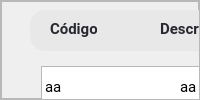
                  <widget class="QFrame" name="bottom_mov_2">
                   <property name="frameShape">
                    <enum>QFrame::StyledPanel</enum>
                   </property>
                   <property name="frameShadow">
                    <enum>QFrame::Raised</enum>
                   </property>
                   <layout class="QVBoxLayout" name="verticalLayout_32">
                    <property name="spacing">
                     <number>0</number>
                    </property>
                    <property name="leftMargin">
                     <number>0</number>
                    </property>
                    <property name="topMargin">
                     <number>0</number>
                    </property>
                    <property name="rightMargin">
                     <number>0</number>
                    </property>
                    <property name="bottomMargin">
                     <number>0</number>
                    </property>
                    <item>
                     <widget class="QFrame" name="frame_22">
                      <property name="frameShape">
                       <enum>QFrame::StyledPanel</enum>
                      </property>
                      <property name="frameShadow">
                       <enum>QFrame::Raised</enum>
                      </property>
                      <widget class="QTableWidget" name="tableWidget_movimientos_2">
                       <property name="geometry">
                        <rect>
                         <x>40</x>
                         <y>50</y>
                         <width>921</width>
                         <height>451</height>
                        </rect>
                       </property>
                       <property name="styleSheet">
                        <string notr="true">QTableWidget{
font-size: 11pt;
margin-top:15px;
color: #000;
font-family: Roboto;
text-align:center;
}
QHeaderView::section {
    background-color: #394353;
	border-radius: 11px;
	color:#fff;
    font-size: 9pt;
	font-family:Roboto;
    border-left: 1px solid #394353;

}

QHeaderView::section:horizontal
{
    border-top: 1px solid #394353;

}

QHeaderView::section:vertical
{

    border-left: 1px solid #394353;
}</string>
                       </property>
                       <property name="editTriggers">
                        <set>QAbstractItemView::NoEditTriggers</set>
                       </property>
                       <property name="showGrid">
                        <bool>false</bool>
                       </property>
                       <attribute name="horizontalHeaderVisible">
                        <bool>false</bool>
                       </attribute>
                       <attribute name="horizontalHeaderCascadingSectionResizes">
                        <bool>true</bool>
                       </attribute>
                       <attribute name="horizontalHeaderDefaultSectionSize">
                        <number>135</number>
                       </attribute>
                       <attribute name="horizontalHeaderShowSortIndicator" stdset="0">
                        <bool>true</bool>
                       </attribute>
                       <attribute name="horizontalHeaderStretchLastSection">
                        <bool>true</bool>
                       </attribute>
                       <attribute name="verticalHeaderVisible">
                        <bool>false</bool>
                       </attribute>
                       <attribute name="verticalHeaderDefaultSectionSize">
                        <number>41</number>
                       </attribute>
                       <row>
                        <property name="text">
                         <string>New Row</string>
                        </property>
                       </row>
                       <row>
                        <property name="text">
                         <string>New Row</string>
                        </property>
                       </row>
                       <row>
                        <property name="text">
                         <string>New Row</string>
                        </property>
                       </row>
                       <row>
                        <property name="text">
                         <string>New Row</string>
                        </property>
                       </row>
                       <row>
                        <property name="text">
                         <string>New Row</string>
                        </property>
                       </row>
                       <row>
                        <property name="text">
                         <string>New Row</string>
                        </property>
                       </row>
                       <row>
                        <property name="text">
                         <string>New Row</string>
                        </property>
                       </row>
                       <row>
                        <property name="text">
                         <string>New Row</string>
                        </property>
                       </row>
                       <row>
                        <property name="text">
                         <string>New Row</string>
                        </property>
                       </row>
                       <row>
                        <property name="text">
                         <string>New Row</string>
                        </property>
                       </row>
                       <row>
                        <property name="text">
                         <string>New Row</string>
                        </property>
                       </row>
                       <column>
                        <property name="text">
                         <string>New Column</string>
                        </property>
                       </column>
                       <column>
                        <property name="text">
                         <string>New Column</string>
                        </property>
                       </column>
                       <column>
                        <property name="text">
                         <string>New Column</string>
                        </property>
                       </column>
                       <column>
                        <property name="text">
                         <string>New Column</string>
                        </property>
                       </column>
                       <column>
                        <property name="text">
                         <string>New Column</string>
                        </property>
                       </column>
                       <column>
                        <property name="text">
                         <string>New Column</string>
                        </property>
                       </column>
                       <item row="0" column="0">
                        <property name="text">
                         <string>aa</string>
                        </property>
                       </item>
                       <item row="0" column="1">
                        <property name="text">
                         <string>aa</string>
                        </property>
                       </item>
                       <item row="0" column="2">
                        <property name="text">
                         <string>SZSAAS</string>
                        </property>
                       </item>
                       <item row="0" column="3">
                        <property name="text">
                         <string>SSAASS</string>
                        </property>
                       </item>
                       <item row="0" column="4">
                        <property name="text">
                         <string>aaaaa</string>
                        </property>
                       </item>
                       <item row="0" column="5">
                        <property name="text">
                         <string>aaaaaaa</string>
                        </property>
                       </item>
                       <item row="1" column="0">
                        <property name="text">
                         <string>aa</string>
                        </property>
                       </item>
                       <item row="1" column="1">
                        <property name="text">
                         <string>aa</string>
                        </property>
                       </item>
                       <item row="1" column="2">
                        <property name="text">
                         <string>a</string>
                        </property>
                       </item>
                       <item row="1" column="3">
                        <property name="text">
                         <string>a</string>
                        </property>
                       </item>
                       <item row="1" column="4">
                        <property name="text">
                         <string>a</string>
                        </property>
                       </item>
                       <item row="1" column="5">
                        <property name="text">
                         <string>s</string>
                        </property>
                       </item>
                       <item row="2" column="0">
                        <property name="text">
                         <string>aa</string>
                        </property>
                       </item>
                       <item row="2" column="1">
                        <property name="text">
                         <string>aa</string>
                        </property>
                       </item>
                       <item row="2" column="2">
                        <property name="text">
                         <string>r</string>
                        </property>
                       </item>
                       <item row="2" column="4">
                        <property name="text">
                         <string>f</string>
                        </property>
                       </item>
                       <item row="2" column="5">
                        <property name="text">
                         <string>we</string>
                        </property>
                       </item>
                       <item row="3" column="3">
                        <property name="text">
                         <string>fe</string>
                        </property>
                       </item>
                       <item row="3" column="4">
                        <property name="text">
                         <string>ffwee</string>
                        </property>
                       </item>
                       <item row="3" column="5">
                        <property name="text">
                         <string>r</string>
                        </property>
                       </item>
                       <item row="4" column="2">
                        <property name="text">
                         <string>dfd</string>
                        </property>
                       </item>
                       <item row="4" column="4">
                        <property name="text">
                         <string>wrer</string>
                        </property>
                       </item>
                       <item row="4" column="5">
                        <property name="text">
                         <string>we</string>
                        </property>
                       </item>
                       <item row="5" column="2">
                        <property name="text">
                         <string>AAAAAAAA</string>
                        </property>
                       </item>
                       <item row="5" column="3">
                        <property name="text">
                         <string>AAAAAAA</string>
                        </property>
                       </item>
                       <item row="5" column="4">
                        <property name="text">
                         <string>AAAAAA</string>
                        </property>
                       </item>
                       <item row="5" column="5">
                        <property name="text">
                         <string>AAAAAA</string>
                        </property>
                       </item>
                       <item row="6" column="2">
                        <property name="text">
                         <string>AAAAAAAAA</string>
                        </property>
                       </item>
                       <item row="6" column="3">
                        <property name="text">
                         <string>AAAAA</string>
                        </property>
                       </item>
                       <item row="6" column="4">
                        <property name="text">
                         <string>AAAAAAAAAA</string>
                        </property>
                       </item>
                       <item row="6" column="5">
                        <property name="text">
                         <string>AAAAAA</string>
                        </property>
                       </item>
                       <item row="7" column="2">
                        <property name="text">
                         <string>aaaaaaaaa</string>
                        </property>
                       </item>
                       <item row="7" column="3">
                        <property name="text">
                         <string>aaaaaaaaaaaa</string>
                        </property>
                       </item>
                       <item row="7" column="4">
                        <property name="text">
                         <string>aaaaaaaaaaaaa</string>
                        </property>
                       </item>
                       <item row="7" column="5">
                        <property name="text">
                         <string>aaaaaaaaaaa</string>
                        </property>
                       </item>
                       <item row="8" column="2">
                        <property name="text">
                         <string>aaaaaaaaaaa</string>
                        </property>
                       </item>
                       <item row="8" column="3">
                        <property name="text">
                         <string>aaaaaaaaaaaaa</string>
                        </property>
                       </item>
                       <item row="8" column="4">
                        <property name="text">
                         <string>aaaaaaaaa</string>
                        </property>
                       </item>
                       <item row="8" column="5">
                        <property name="text">
                         <string>aaaaaaaaaa</string>
                        </property>
                       </item>
                      </widget>
                      <widget class="QFrame" name="frame_23">
                       <property name="geometry">
                        <rect>
                         <x>29</x>
                         <y>9</y>
                         <width>831</width>
                         <height>41</height>
                        </rect>
                       </property>
                       <property name="minimumSize">
                        <size>
                         <width>56</width>
                         <height>41</height>
                        </size>
                       </property>
                       <property name="styleSheet">
                        <string notr="true">background-color: rgb(232, 232, 232);
border-radius:15px;</string>
                       </property>
                       <property name="frameShape">
                        <enum>QFrame::StyledPanel</enum>
                       </property>
                       <property name="frameShadow">
                        <enum>QFrame::Raised</enum>
                       </property>
                       <widget class="QLabel" name="label_28">
                        <property name="geometry">
                         <rect>
                          <x>20</x>
                          <y>10</y>
                          <width>47</width>
                          <height>18</height>
                         </rect>
                        </property>
                        <property name="font">
                         <font>
                          <family>Roboto</family>
                          <pointsize>11</pointsize>
                          <weight>75</weight>
                          <bold>true</bold>
                         </font>
                        </property>
                        <property name="styleSheet">
                         <string notr="true">background: none;
color: #282830 ;
</string>
                        </property>
                        <property name="text">
                         <string>Código</string>
                        </property>
                       </widget>
                       <widget class="QLabel" name="label_29">
                        <property name="geometry">
                         <rect>
                          <x>130</x>
                          <y>10</y>
                          <width>79</width>
                          <height>18</height>
                         </rect>
                        </property>
                        <property name="font">
                         <font>
                          <family>Roboto</family>
                          <pointsize>11</pointsize>
                          <weight>75</weight>
                          <bold>true</bold>
                         </font>
                        </property>
                        <property name="styleSheet">
                         <string notr="true">background: none;
color: #282830 ;

</string>
                        </property>
                        <property name="text">
                         <string>Descripción</string>
                        </property>
                       </widget>
                       <widget class="QLabel" name="label_30">
                        <property name="geometry">
                         <rect>
                          <x>400</x>
                          <y>10</y>
                          <width>132</width>
                          <height>18</height>
                         </rect>
                        </property>
                        <property name="font">
                         <font>
                          <family>Roboto</family>
                          <pointsize>11</pointsize>
                          <weight>75</weight>
                          <bold>true</bold>
                         </font>
                        </property>
                        <property name="styleSheet">
                         <string notr="true">background: none;
color: #282830 ;
</string>
                        </property>
                        <property name="text">
                         <string>Tipo de Movimiento</string>
                        </property>
                       </widget>
                       <widget class="QLabel" name="label_32">
                        <property name="geometry">
                         <rect>
                          <x>690</x>
                          <y>9</y>
                          <width>71</width>
                          <height>18</height>
                         </rect>
                        </property>
                        <property name="font">
                         <font>
                          <family>Roboto</family>
                          <pointsize>11</pointsize>
                          <weight>75</weight>
                          <bold>true</bold>
                         </font>
                        </property>
                        <property name="styleSheet">
                         <string notr="true">background: none;
color: #282830 ;
text-align:left;
</string>
                        </property>
                        <property name="text">
                         <string> Motivo</string>
                        </property>
                       </widget>
                       <widget class="QLabel" name="label_31">
                        <property name="geometry">
                         <rect>
                          <x>560</x>
                          <y>10</y>
                          <width>80</width>
                          <height>18</height>
                         </rect>
                        </property>
                        <property name="font">
                         <font>
                          <family>Roboto</family>
                          <pointsize>11</pointsize>
                          <weight>75</weight>
                          <bold>true</bold>
                         </font>
                        </property>
                        <property name="styleSheet">
                         <string notr="true">background: none;
color: #282830 ;
</string>
                        </property>
                        <property name="text">
                         <string> Fecha</string>
                        </property>
                       </widget>
                       <widget class="QLabel" name="label_33">
                        <property name="geometry">
                         <rect>
                          <x>280</x>
                          <y>10</y>
                          <width>61</width>
                          <height>18</height>
                         </rect>
                        </property>
                        <property name="font">
                         <font>
                          <family>Roboto</family>
                          <pointsize>11</pointsize>
                          <weight>75</weight>
                          <bold>true</bold>
                         </font>
                        </property>
                        <property name="styleSheet">
                         <string notr="true">background: none;
color: #282830 ;

</string>
                        </property>
                        <property name="text">
                         <string>Cantidad</string>
                        </property>
                       </widget>
                      </widget>
                     </widget>
                    </item>
                   </layout>
                  </widget>
